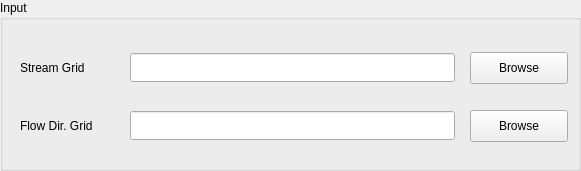
  <widget class="QGroupBox" name="groupBoxInput">
   <property name="geometry">
    <rect>
     <x>15</x>
     <y>17</y>
     <width>581</width>
     <height>171</height>
    </rect>
   </property>
   <property name="title">
    <string>Input</string>
   </property>
   <widget class="QPushButton" name="pushButtonStreamGrids">
    <property name="geometry">
     <rect>
      <x>470</x>
      <y>52</y>
      <width>98</width>
      <height>32</height>
     </rect>
    </property>
    <property name="text">
     <string>Browse</string>
    </property>
    <property name="checkable">
     <bool>false</bool>
    </property>
    <property name="autoDefault">
     <bool>false</bool>
    </property>
    <property name="flat">
     <bool>false</bool>
    </property>
   </widget>
   <widget class="QLabel" name="textLabel1">
    <property name="geometry">
     <rect>
      <x>20</x>
      <y>52</y>
      <width>87</width>
      <height>31</height>
     </rect>
    </property>
    <property name="text">
     <string>Stream Grid</string>
    </property>
   </widget>
   <widget class="QLineEdit" name="lineEditStreamGrids">
    <property name="geometry">
     <rect>
      <x>130</x>
      <y>53</y>
      <width>325</width>
      <height>29</height>
     </rect>
    </property>
    <property name="font">
     <font>
      <pointsize>14</pointsize>
      <weight>75</weight>
      <bold>true</bold>
     </font>
    </property>
   </widget>
   <widget class="QLineEdit" name="lineEditFlowDirGrids">
    <property name="geometry">
     <rect>
      <x>130</x>
      <y>111</y>
      <width>325</width>
      <height>29</height>
     </rect>
    </property>
    <property name="font">
     <font>
      <pointsize>14</pointsize>
      <weight>75</weight>
      <bold>true</bold>
     </font>
    </property>
   </widget>
   <widget class="QPushButton" name="pushButtonFlowDirGrids">
    <property name="geometry">
     <rect>
      <x>470</x>
      <y>110</y>
      <width>98</width>
      <height>32</height>
     </rect>
    </property>
    <property name="text">
     <string>Browse</string>
    </property>
    <property name="checkable">
     <bool>false</bool>
    </property>
    <property name="autoDefault">
     <bool>false</bool>
    </property>
    <property name="flat">
     <bool>false</bool>
    </property>
   </widget>
   <widget class="QLabel" name="textLabel1_3">
    <property name="geometry">
     <rect>
      <x>20</x>
      <y>110</y>
      <width>87</width>
      <height>31</height>
     </rect>
    </property>
    <property name="text">
     <string>Flow Dir. Grid</string>
    </property>
   </widget>
  </widget>
